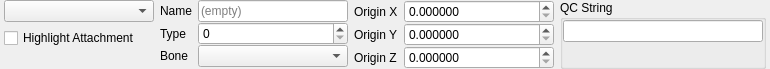
<?xml version="1.0" encoding="UTF-8"?>
<ui version="4.0">
 <class>studiomodel::AttachmentsPanel</class>
 <widget class="QWidget" name="studiomodel::AttachmentsPanel">
  <property name="geometry">
   <rect>
    <x>0</x>
    <y>0</y>
    <width>760</width>
    <height>62</height>
   </rect>
  </property>
  <property name="windowTitle">
   <string>Form</string>
  </property>
  <layout class="QHBoxLayout" name="horizontalLayout_2">
   <property name="spacing">
    <number>6</number>
   </property>
   <property name="sizeConstraint">
    <enum>QLayout::SetFixedSize</enum>
   </property>
   <property name="leftMargin">
    <number>4</number>
   </property>
   <property name="topMargin">
    <number>0</number>
   </property>
   <property name="rightMargin">
    <number>4</number>
   </property>
   <property name="bottomMargin">
    <number>0</number>
   </property>
   <item>
    <layout class="QVBoxLayout" name="verticalLayout">
     <property name="leftMargin">
      <number>0</number>
     </property>
     <property name="topMargin">
      <number>0</number>
     </property>
     <item>
      <widget class="QComboBox" name="Attachments">
       <property name="sizePolicy">
        <sizepolicy hsizetype="Preferred" vsizetype="Fixed">
         <horstretch>0</horstretch>
         <verstretch>0</verstretch>
        </sizepolicy>
       </property>
       <property name="minimumSize">
        <size>
         <width>150</width>
         <height>0</height>
        </size>
       </property>
       <property name="maximumSize">
        <size>
         <width>16777215</width>
         <height>16777215</height>
        </size>
       </property>
      </widget>
     </item>
     <item>
      <widget class="QCheckBox" name="HighlightAttachment">
       <property name="text">
        <string>Highlight Attachment</string>
       </property>
       <property name="checked">
        <bool>false</bool>
       </property>
      </widget>
     </item>
     <item>
      <spacer name="verticalSpacer">
       <property name="orientation">
        <enum>Qt::Vertical</enum>
       </property>
       <property name="sizeHint" stdset="0">
        <size>
         <width>20</width>
         <height>0</height>
        </size>
       </property>
      </spacer>
     </item>
    </layout>
   </item>
   <item>
    <layout class="QGridLayout" name="gridLayout">
     <property name="leftMargin">
      <number>0</number>
     </property>
     <property name="verticalSpacing">
      <number>0</number>
     </property>
     <item row="2" column="1">
      <widget class="QComboBox" name="Bone">
       <property name="sizePolicy">
        <sizepolicy hsizetype="Preferred" vsizetype="Fixed">
         <horstretch>0</horstretch>
         <verstretch>0</verstretch>
        </sizepolicy>
       </property>
       <property name="minimumSize">
        <size>
         <width>150</width>
         <height>0</height>
        </size>
       </property>
       <property name="maximumSize">
        <size>
         <width>16777215</width>
         <height>16777215</height>
        </size>
       </property>
      </widget>
     </item>
     <item row="1" column="0">
      <widget class="QLabel" name="label_2">
       <property name="sizePolicy">
        <sizepolicy hsizetype="Fixed" vsizetype="Preferred">
         <horstretch>0</horstretch>
         <verstretch>0</verstretch>
        </sizepolicy>
       </property>
       <property name="text">
        <string>Type</string>
       </property>
      </widget>
     </item>
     <item row="0" column="0">
      <widget class="QLabel" name="label">
       <property name="sizePolicy">
        <sizepolicy hsizetype="Fixed" vsizetype="Preferred">
         <horstretch>0</horstretch>
         <verstretch>0</verstretch>
        </sizepolicy>
       </property>
       <property name="text">
        <string>Name</string>
       </property>
      </widget>
     </item>
     <item row="0" column="1">
      <widget class="QLineEdit" name="Name">
       <property name="sizePolicy">
        <sizepolicy hsizetype="Preferred" vsizetype="Fixed">
         <horstretch>0</horstretch>
         <verstretch>0</verstretch>
        </sizepolicy>
       </property>
       <property name="minimumSize">
        <size>
         <width>150</width>
         <height>0</height>
        </size>
       </property>
       <property name="maximumSize">
        <size>
         <width>16777215</width>
         <height>16777215</height>
        </size>
       </property>
       <property name="placeholderText">
        <string>(empty)</string>
       </property>
      </widget>
     </item>
     <item row="1" column="1">
      <widget class="QSpinBox" name="Type">
       <property name="sizePolicy">
        <sizepolicy hsizetype="Preferred" vsizetype="Fixed">
         <horstretch>0</horstretch>
         <verstretch>0</verstretch>
        </sizepolicy>
       </property>
       <property name="minimumSize">
        <size>
         <width>150</width>
         <height>0</height>
        </size>
       </property>
       <property name="maximumSize">
        <size>
         <width>16777215</width>
         <height>16777215</height>
        </size>
       </property>
      </widget>
     </item>
     <item row="2" column="0">
      <widget class="QLabel" name="label_3">
       <property name="sizePolicy">
        <sizepolicy hsizetype="Fixed" vsizetype="Preferred">
         <horstretch>0</horstretch>
         <verstretch>0</verstretch>
        </sizepolicy>
       </property>
       <property name="text">
        <string>Bone</string>
       </property>
      </widget>
     </item>
     <item row="3" column="0" colspan="2">
      <spacer name="verticalSpacer_2">
       <property name="orientation">
        <enum>Qt::Vertical</enum>
       </property>
       <property name="sizeHint" stdset="0">
        <size>
         <width>20</width>
         <height>0</height>
        </size>
       </property>
      </spacer>
     </item>
    </layout>
   </item>
   <item>
    <layout class="QGridLayout" name="gridLayout_2">
     <property name="verticalSpacing">
      <number>0</number>
     </property>
     <item row="2" column="1">
      <widget class="QDoubleSpinBox" name="OriginZ">
       <property name="sizePolicy">
        <sizepolicy hsizetype="Preferred" vsizetype="Fixed">
         <horstretch>0</horstretch>
         <verstretch>0</verstretch>
        </sizepolicy>
       </property>
       <property name="minimumSize">
        <size>
         <width>150</width>
         <height>0</height>
        </size>
       </property>
       <property name="maximumSize">
        <size>
         <width>16777215</width>
         <height>16777215</height>
        </size>
       </property>
       <property name="decimals">
        <number>6</number>
       </property>
      </widget>
     </item>
     <item row="0" column="1">
      <widget class="QDoubleSpinBox" name="OriginX">
       <property name="sizePolicy">
        <sizepolicy hsizetype="Preferred" vsizetype="Fixed">
         <horstretch>0</horstretch>
         <verstretch>0</verstretch>
        </sizepolicy>
       </property>
       <property name="minimumSize">
        <size>
         <width>150</width>
         <height>0</height>
        </size>
       </property>
       <property name="maximumSize">
        <size>
         <width>16777215</width>
         <height>16777215</height>
        </size>
       </property>
       <property name="decimals">
        <number>6</number>
       </property>
      </widget>
     </item>
     <item row="0" column="0">
      <widget class="QLabel" name="label_4">
       <property name="sizePolicy">
        <sizepolicy hsizetype="Fixed" vsizetype="Preferred">
         <horstretch>0</horstretch>
         <verstretch>0</verstretch>
        </sizepolicy>
       </property>
       <property name="text">
        <string>Origin X</string>
       </property>
      </widget>
     </item>
     <item row="2" column="0">
      <widget class="QLabel" name="label_6">
       <property name="sizePolicy">
        <sizepolicy hsizetype="Fixed" vsizetype="Preferred">
         <horstretch>0</horstretch>
         <verstretch>0</verstretch>
        </sizepolicy>
       </property>
       <property name="text">
        <string>Origin Z</string>
       </property>
      </widget>
     </item>
     <item row="1" column="0">
      <widget class="QLabel" name="label_5">
       <property name="sizePolicy">
        <sizepolicy hsizetype="Fixed" vsizetype="Preferred">
         <horstretch>0</horstretch>
         <verstretch>0</verstretch>
        </sizepolicy>
       </property>
       <property name="text">
        <string>Origin Y</string>
       </property>
      </widget>
     </item>
     <item row="1" column="1">
      <widget class="QDoubleSpinBox" name="OriginY">
       <property name="sizePolicy">
        <sizepolicy hsizetype="Preferred" vsizetype="Fixed">
         <horstretch>0</horstretch>
         <verstretch>0</verstretch>
        </sizepolicy>
       </property>
       <property name="minimumSize">
        <size>
         <width>150</width>
         <height>0</height>
        </size>
       </property>
       <property name="maximumSize">
        <size>
         <width>16777215</width>
         <height>16777215</height>
        </size>
       </property>
       <property name="decimals">
        <number>6</number>
       </property>
      </widget>
     </item>
     <item row="3" column="0" colspan="2">
      <spacer name="verticalSpacer_4">
       <property name="orientation">
        <enum>Qt::Vertical</enum>
       </property>
       <property name="sizeHint" stdset="0">
        <size>
         <width>20</width>
         <height>0</height>
        </size>
       </property>
      </spacer>
     </item>
    </layout>
   </item>
   <item>
    <widget class="QGroupBox" name="groupBox">
     <property name="title">
      <string>QC String</string>
     </property>
     <property name="flat">
      <bool>true</bool>
     </property>
     <layout class="QVBoxLayout" name="verticalLayout_2">
      <property name="leftMargin">
       <number>0</number>
      </property>
      <property name="topMargin">
       <number>0</number>
      </property>
      <property name="rightMargin">
       <number>0</number>
      </property>
      <property name="bottomMargin">
       <number>0</number>
      </property>
      <item>
       <widget class="QLineEdit" name="QCString">
        <property name="sizePolicy">
         <sizepolicy hsizetype="Expanding" vsizetype="Fixed">
          <horstretch>0</horstretch>
          <verstretch>0</verstretch>
         </sizepolicy>
        </property>
        <property name="minimumSize">
         <size>
          <width>200</width>
          <height>0</height>
         </size>
        </property>
        <property name="alignment">
         <set>Qt::AlignLeading|Qt::AlignLeft|Qt::AlignVCenter</set>
        </property>
        <property name="readOnly">
         <bool>true</bool>
        </property>
       </widget>
      </item>
      <item>
       <spacer name="verticalSpacer_3">
        <property name="orientation">
         <enum>Qt::Vertical</enum>
        </property>
        <property name="sizeHint" stdset="0">
         <size>
          <width>20</width>
          <height>0</height>
         </size>
        </property>
       </spacer>
      </item>
     </layout>
    </widget>
   </item>
  </layout>
 </widget>
 <resources/>
 <connections/>
</ui>
